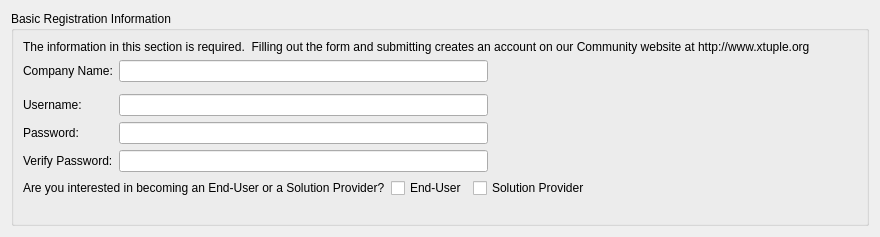
     <widget class="QWidget" name="_basicPage" >
      <layout class="QVBoxLayout" >
       <item>
        <widget class="QGroupBox" name="_basicgroup" >
         <property name="title" >
          <string>Basic Registration Information</string>
         </property>
         <layout class="QVBoxLayout" >
          <item>
           <widget class="QLabel" name="_basicLit" >
            <property name="text" >
             <string>The information in this section is required.  Filling out the form and submitting creates an account on our Community website at http://www.xtuple.org</string>
            </property>
            <property name="wordWrap" >
             <bool>true</bool>
            </property>
            <property name="margin" >
             <number>0</number>
            </property>
           </widget>
          </item>
          <item>
           <layout class="QHBoxLayout" >
            <item>
             <widget class="QLabel" name="_companyLit" >
              <property name="sizePolicy" >
               <sizepolicy vsizetype="Fixed" hsizetype="Fixed" >
                <horstretch>0</horstretch>
                <verstretch>0</verstretch>
               </sizepolicy>
              </property>
              <property name="text" >
               <string>Company Name:</string>
              </property>
              <property name="margin" >
               <number>5</number>
              </property>
              <property name="buddy" >
               <cstring>_company</cstring>
              </property>
             </widget>
            </item>
            <item>
             <widget class="QLineEdit" name="_company" />
            </item>
            <item>
             <spacer>
              <property name="orientation" >
               <enum>Qt::Horizontal</enum>
              </property>
              <property name="sizeHint" >
               <size>
                <width>40</width>
                <height>20</height>
               </size>
              </property>
             </spacer>
            </item>
           </layout>
          </item>
          <item>
           <widget class="ContactCluster" name="_contact" >
            <property name="listVisible" >
             <bool>false</bool>
            </property>
            <property name="accountVisible" >
             <bool>false</bool>
            </property>
            <property name="activeVisible" >
             <bool>false</bool>
            </property>
            <property name="initialsVisible" >
             <bool>false</bool>
            </property>
            <property name="minimalLayout" >
             <bool>true</bool>
            </property>
           </widget>
          </item>
          <item>
           <layout class="QGridLayout" >
            <item row="0" column="0" >
             <widget class="QLabel" name="_usernameLit" >
              <property name="text" >
               <string>Username:</string>
              </property>
              <property name="margin" >
               <number>5</number>
              </property>
              <property name="buddy" >
               <cstring>_username</cstring>
              </property>
             </widget>
            </item>
            <item row="0" column="1" >
             <widget class="QLineEdit" name="_username" >
              <property name="text" >
               <string/>
              </property>
             </widget>
            </item>
            <item row="1" column="0" >
             <widget class="QLabel" name="_passwordLit" >
              <property name="text" >
               <string>Password:</string>
              </property>
              <property name="margin" >
               <number>5</number>
              </property>
              <property name="buddy" >
               <cstring>_password</cstring>
              </property>
             </widget>
            </item>
            <item row="1" column="1" >
             <widget class="QLineEdit" name="_password" >
              <property name="text" >
               <string/>
              </property>
              <property name="echoMode" >
               <enum>QLineEdit::Password</enum>
              </property>
             </widget>
            </item>
            <item row="2" column="0" >
             <widget class="QLabel" name="_password2Lit" >
              <property name="text" >
               <string>Verify Password:</string>
              </property>
              <property name="margin" >
               <number>5</number>
              </property>
              <property name="buddy" >
               <cstring>_password2</cstring>
              </property>
             </widget>
            </item>
            <item row="2" column="1" >
             <widget class="QLineEdit" name="_password2" >
              <property name="echoMode" >
               <enum>QLineEdit::Password</enum>
              </property>
             </widget>
            </item>
            <item row="1" column="2" >
             <spacer>
              <property name="orientation" >
               <enum>Qt::Horizontal</enum>
              </property>
              <property name="sizeHint" >
               <size>
                <width>40</width>
                <height>20</height>
               </size>
              </property>
             </spacer>
            </item>
           </layout>
          </item>
          <item>
           <layout class="QHBoxLayout" >
            <item>
             <widget class="QLabel" name="_enduserLit" >
              <property name="text" >
               <string>Are you interested in becoming an End-User or a Solution Provider?</string>
              </property>
             </widget>
            </item>
            <item>
             <widget class="QCheckBox" name="_enduser" >
              <property name="text" >
               <string>End-User</string>
              </property>
             </widget>
            </item>
            <item>
             <widget class="QCheckBox" name="_var" >
              <property name="text" >
               <string>Solution Provider</string>
              </property>
             </widget>
            </item>
            <item>
             <spacer>
              <property name="orientation" >
               <enum>Qt::Horizontal</enum>
              </property>
              <property name="sizeHint" >
               <size>
                <width>40</width>
                <height>20</height>
               </size>
              </property>
             </spacer>
            </item>
           </layout>
          </item>
          <item>
           <spacer>
            <property name="orientation" >
             <enum>Qt::Vertical</enum>
            </property>
            <property name="sizeHint" >
             <size>
              <width>834</width>
              <height>16</height>
             </size>
            </property>
           </spacer>
          </item>
         </layout>
        </widget>
       </item>
      </layout>
     </widget>
